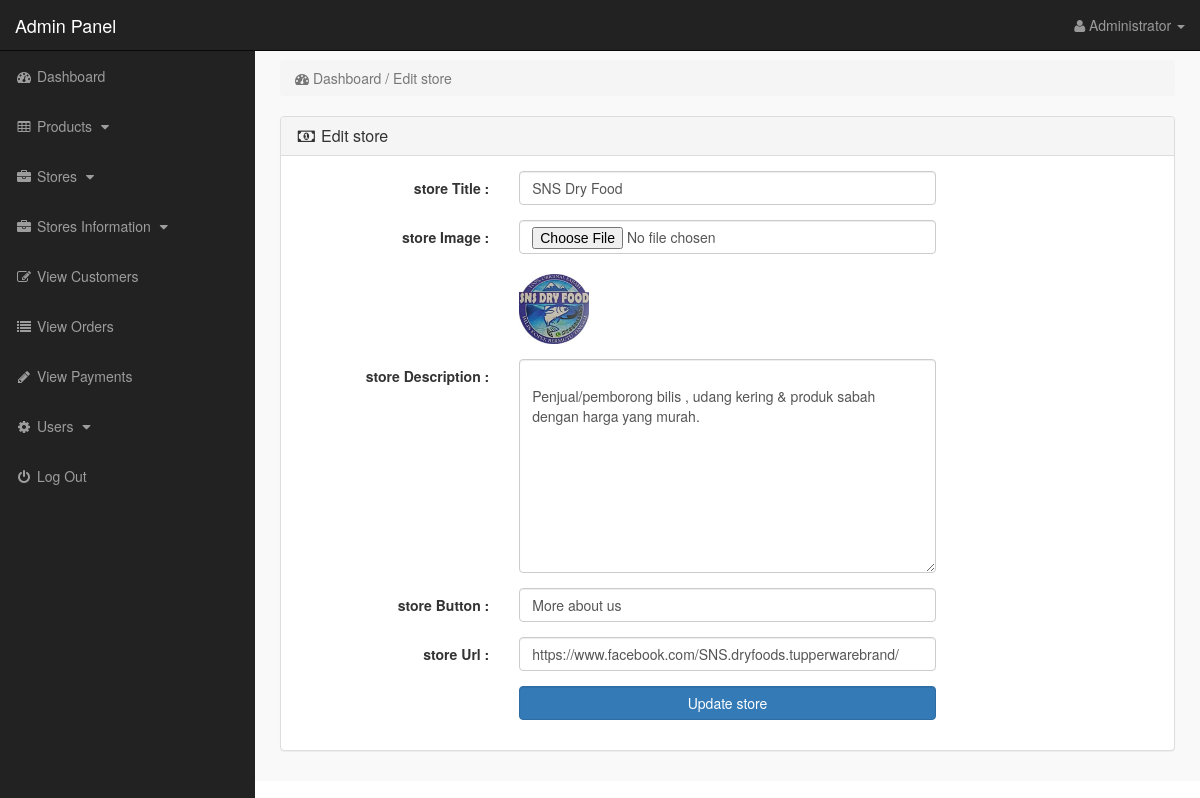
/admin_area/index.php?edit_store=4 (signed in), run on the app's committed database.
### tables this page shows
CREATE TABLE `store` (
  `store_id` int(10) NOT NULL,
  `store_title` varchar(255) NOT NULL,
  `store_image` varchar(255) NOT NULL,
  `store_desc` text NOT NULL,
  `store_button` varchar(255) NOT NULL,
  `store_url` varchar(255) NOT NULL
);

### admin_area/edit_store.php (the view, shortened to what this page needs)
<?php
if(!isset($_SESSION['admin_email'])){
echo "<script>window.open('login.php','_self')</script>";
}
else {
?>
<?php
if(isset($_GET['edit_store'])){
$edit_id = $_GET['edit_store'];
$get_store = "select * from store where store_id='$edit_id'";
$run_store = mysqli_query($con,$get_store);
$row_store = mysqli_fetch_array($run_store);
$store_title = $row_store['store_title'];
$store_image = $row_store['store_image'];
$store_desc = $row_store['store_desc'];
$store_button = $row_store['store_button'];
$store_url = $row_store['store_url'];
}
?>
<div class="row" >
<div class="col-lg-12" >
<ol class="breadcrumb">
<li class="active">
<i class="fa fa-dashboard" ></i> Dashboard / Edit store
</li>
</ol>
</div>
</div>
<div class="row">
<div class="col-lg-12">
<div class="panel panel-default">
<div class="panel-heading">
<h3 class="panel-title">
<i class="fa fa-money fa-fw"></i> Edit store
</h3>
</div>
<div class="panel-body">
<form class="form-horizontal" action="" method="post" enctype="multipart/form-data">
<div class="form-group">
<label class="col-md-3 control-label"> store Title : </label>
<div class="col-md-6">
<input type="text" name="store_title" class="form-control" value="<?php echo $store_title; ?>">
</div>
</div>
<div class="form-group">
<label class="col-md-3 control-label"> store Image : </label>
<div class="col-md-6">
<input type="file" name="store_image" class="form-control">
<br>
<img src="store_images/<?php echo $store_image; ?>" width="70" height="70" >
</div>
</div>
<div class="form-group">
<label class="col-md-3 control-label"> store Description : </label>
<div class="col-md-6">
<textarea name="store_desc" class="form-control" rows="10" cols="19">
<?php echo $store_desc; ?>
</textarea>
</div>
</div>
<div class="form-group">
<label class="col-md-3 control-label"> store Button : </label>
<div class="col-md-6">
<input type="text" name="store_button" class="form-control" value="<?php echo $store_button; ?>">
</div>
</div>
<div class="form-group">
<label class="col-md-3 control-label"> store Url : </label>
<div class="col-md-6">
<input type="url" name="store_url" class="form-control" value="<?php echo $store_url; ?>">
</div>
</div>
<div class="form-group">
<label class="col-md-3 control-label"> </label>
<div class="col-md-6">
<input type="submit" name="update" value="Update store" class="btn btn-primary form-control">
</div>
</div>
</form>
</div>
</div>
</div>
</div>
<?php } ?>

### admin_area/includes/sidebar.php (shortened to what this page needs)
<?php
if(!isset($_SESSION['admin_email'])){
echo "<script>window.open('login.php','_self')</script>";
}
else {
?>
<nav class="navbar navbar-inverse navbar-fixed-top" >
<div class="navbar-header" >
<a class="navbar-brand" href="index.php?dashboard" >Admin Panel</a>
</div>
<ul class="nav navbar-right top-nav" >
<li class="dropdown" >
<a href="#" class="dropdown-toggle" data-toggle="dropdown" >
<i class="fa fa-user" ></i>
<?php echo $admin_name; ?> <b class="caret" ></b>
</a>
</li>
</ul>
<div class="collapse navbar-collapse navbar-ex1-collapse">
<ul class="nav navbar-nav side-nav">
<li>
<a href="index.php?dashboard">
<i class="fa fa-fw fa-dashboard"></i> Dashboard
</a>
</li>
<li>
<a href="#" data-toggle="collapse" data-target="#products">
<i class="fa fa-fw fa-table"></i> Products
<i class="fa fa-fw fa-caret-down"></i>
</a>
</li>
<li>
<a href="#" data-toggle="collapse" data-target="#manufacturers">
<i class="fa fa-fw fa-briefcase"></i> Stores
<i class="fa fa-fw fa-caret-down"></i>
</a>
</li>
<li>
<a href="#" data-toggle="collapse" data-target="#store">
<i class="fa fa-fw fa-briefcase"></i> Stores Information
<i class="fa fa-fw fa-caret-down"></i>
</a>
</li>
<li>
<a href="index.php?view_customers">
<i class="fa fa-fw fa-edit"></i> View Customers
</a>
</li>
<li>
<a href="index.php?view_orders">
<i class="fa fa-fw fa-list"></i> View Orders
</a>
</li>
<li>
<a href="index.php?view_payments">
<i class="fa fa-fw fa-pencil"></i> View Payments
</a>
</li>
<li>
<a href="#" data-toggle="collapse" data-target="#users">
<i class="fa fa-fw fa-gear"></i> Users
<i class="fa fa-fw fa-caret-down"></i>
</a>
</li>
<li>
<a href="logout.php">
<i class="fa fa-fw fa-power-off"></i> Log Out
</a>
</li>
</ul>
</div>
</nav>
<?php } ?>

### admin_area/css/style.css (style rules this page uses)
body { margin-top:100px; }
@media (min-width: 768px) { body { margin-top:50px; } }
.top-nav { padding:0 15px; }
.top-nav>li { display:inline-block; float:left; }
.top-nav>li>a { padding-top:15px; padding-bottom:15px; line-height:20px; color:#999; }
@media (min-width: 768px) { .side-nav { position:fixed; top:51px; width:255px; border-radius:0; overflow-y:auto; background-color: #222; bottom:0; overflow-x:hidden; padding-bottom:40px; } }
@media (min-width: 768px) { .side-nav>li>a { width:255px; } }
.panel-body { border-radius:5px; }

### data on the page
store: store_title "SNS Dry Food", store_image (picture), store_desc "Penjual/pemborong bilis , udang kering & produk sabah dengan harga yang murah.", store_button "More about us", store_url "https://www.facebook.com/SNS.dryfoods.tupperwarebrand/"

### other printed values
$admin_name "Administrator"
